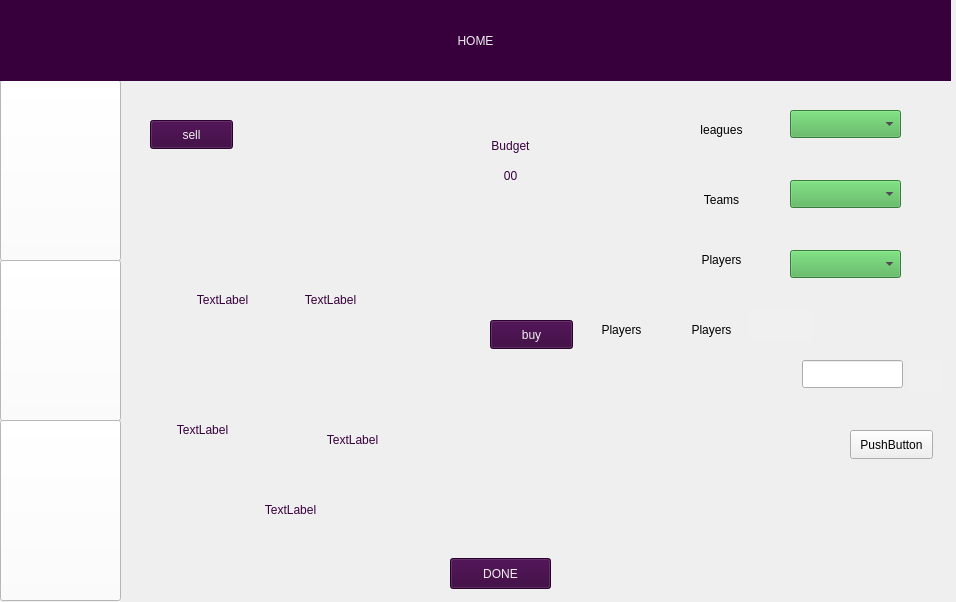
<?xml version="1.0" encoding="UTF-8"?>
<ui version="4.0">
 <class>user_play</class>
 <widget class="QDialog" name="user_play">
  <property name="geometry">
   <rect>
    <x>0</x>
    <y>0</y>
    <width>956</width>
    <height>602</height>
   </rect>
  </property>
  <property name="windowTitle">
   <string>Dialog</string>
  </property>
  <widget class="QLabel" name="label">
   <property name="geometry">
    <rect>
     <x>160</x>
     <y>140</y>
     <width>63</width>
     <height>20</height>
    </rect>
   </property>
   <property name="text">
    <string/>
   </property>
  </widget>
  <widget class="QStackedWidget" name="stackedWidget">
   <property name="geometry">
    <rect>
     <x>110</x>
     <y>70</y>
     <width>851</width>
     <height>621</height>
    </rect>
   </property>
   <property name="currentIndex">
    <number>1</number>
   </property>
   <widget class="QWidget" name="HOME">
    <widget class="QLabel" name="GW">
     <property name="geometry">
      <rect>
       <x>150</x>
       <y>80</y>
       <width>81</width>
       <height>51</height>
      </rect>
     </property>
     <property name="styleSheet">
      <string notr="true">font: 700 24pt &quot;Segoe UI&quot;;
color: rgb(55, 0, 60);</string>
     </property>
     <property name="text">
      <string>0</string>
     </property>
    </widget>
    <widget class="QLabel" name="Points">
     <property name="geometry">
      <rect>
       <x>170</x>
       <y>210</y>
       <width>71</width>
       <height>41</height>
      </rect>
     </property>
     <property name="styleSheet">
      <string notr="true">font: 700 24pt &quot;Segoe UI&quot;;
color: rgb(55, 0, 60);</string>
     </property>
     <property name="text">
      <string>10</string>
     </property>
    </widget>
    <widget class="QLabel" name="TOTAL_POINTS">
     <property name="geometry">
      <rect>
       <x>190</x>
       <y>330</y>
       <width>111</width>
       <height>41</height>
      </rect>
     </property>
     <property name="styleSheet">
      <string notr="true">font: 700 24pt &quot;Segoe UI&quot;;
color: rgb(55, 0, 60);</string>
     </property>
     <property name="text">
      <string>100</string>
     </property>
    </widget>
    <widget class="QLabel" name="p2_22">
     <property name="geometry">
      <rect>
       <x>580</x>
       <y>300</y>
       <width>81</width>
       <height>71</height>
      </rect>
     </property>
     <property name="styleSheet">
      <string notr="true">image: url(:/img/img/athlete.png);</string>
     </property>
     <property name="text">
      <string/>
     </property>
    </widget>
    <widget class="QLabel" name="p1_2">
     <property name="geometry">
      <rect>
       <x>230</x>
       <y>120</y>
       <width>591</width>
       <height>371</height>
      </rect>
     </property>
     <property name="styleSheet">
      <string notr="true">image: url(:/img/img/football-field (1).png);</string>
     </property>
     <property name="text">
      <string/>
     </property>
    </widget>
    <widget class="QLabel" name="p2_3">
     <property name="geometry">
      <rect>
       <x>550</x>
       <y>170</y>
       <width>81</width>
       <height>61</height>
      </rect>
     </property>
     <property name="styleSheet">
      <string notr="true">image: url(:/img/img/athlete.png);</string>
     </property>
     <property name="text">
      <string/>
     </property>
    </widget>
    <widget class="QLabel" name="p2_4">
     <property name="geometry">
      <rect>
       <x>390</x>
       <y>300</y>
       <width>81</width>
       <height>71</height>
      </rect>
     </property>
     <property name="styleSheet">
      <string notr="true">image: url(:/img/img/athlete.png);</string>
     </property>
     <property name="text">
      <string/>
     </property>
    </widget>
    <widget class="QLabel" name="p2_5">
     <property name="geometry">
      <rect>
       <x>490</x>
       <y>400</y>
       <width>81</width>
       <height>71</height>
      </rect>
     </property>
     <property name="styleSheet">
      <string notr="true">image: url(:/img/img/athlete.png);</string>
     </property>
     <property name="text">
      <string/>
     </property>
    </widget>
    <widget class="QLabel" name="p2_6">
     <property name="geometry">
      <rect>
       <x>410</x>
       <y>170</y>
       <width>81</width>
       <height>61</height>
      </rect>
     </property>
     <property name="styleSheet">
      <string notr="true">image: url(:/img/img/athlete.png);</string>
     </property>
     <property name="text">
      <string/>
     </property>
    </widget>
    <widget class="QLabel" name="p4">
     <property name="geometry">
      <rect>
       <x>560</x>
       <y>230</y>
       <width>63</width>
       <height>20</height>
      </rect>
     </property>
     <property name="text">
      <string>TextLabel</string>
     </property>
     <property name="alignment">
      <set>Qt::AlignCenter</set>
     </property>
    </widget>
    <widget class="QLabel" name="p5">
     <property name="geometry">
      <rect>
       <x>420</x>
       <y>230</y>
       <width>63</width>
       <height>20</height>
      </rect>
     </property>
     <property name="text">
      <string>TextLabel</string>
     </property>
     <property name="alignment">
      <set>Qt::AlignCenter</set>
     </property>
    </widget>
    <widget class="QLabel" name="p3">
     <property name="geometry">
      <rect>
       <x>590</x>
       <y>370</y>
       <width>63</width>
       <height>20</height>
      </rect>
     </property>
     <property name="text">
      <string>TextLabel</string>
     </property>
     <property name="alignment">
      <set>Qt::AlignCenter</set>
     </property>
    </widget>
    <widget class="QLabel" name="p2">
     <property name="geometry">
      <rect>
       <x>400</x>
       <y>370</y>
       <width>63</width>
       <height>20</height>
      </rect>
     </property>
     <property name="text">
      <string>TextLabel</string>
     </property>
     <property name="alignment">
      <set>Qt::AlignCenter</set>
     </property>
    </widget>
    <widget class="QLabel" name="p1">
     <property name="geometry">
      <rect>
       <x>500</x>
       <y>470</y>
       <width>63</width>
       <height>20</height>
      </rect>
     </property>
     <property name="text">
      <string>TextLabel</string>
     </property>
     <property name="alignment">
      <set>Qt::AlignCenter</set>
     </property>
    </widget>
    <widget class="QLabel" name="GW_2">
     <property name="geometry">
      <rect>
       <x>30</x>
       <y>80</y>
       <width>81</width>
       <height>51</height>
      </rect>
     </property>
     <property name="styleSheet">
      <string notr="true">font: 700 24pt &quot;Segoe UI&quot;;
color: rgb(55, 0, 60);</string>
     </property>
     <property name="text">
      <string>GW</string>
     </property>
    </widget>
    <widget class="QLabel" name="team_name">
     <property name="geometry">
      <rect>
       <x>420</x>
       <y>50</y>
       <width>211</width>
       <height>51</height>
      </rect>
     </property>
     <property name="styleSheet">
      <string notr="true">font: 700 24pt &quot;Segoe UI&quot;;
color: rgb(55, 0, 60);</string>
     </property>
     <property name="text">
      <string>GW</string>
     </property>
     <property name="alignment">
      <set>Qt::AlignCenter</set>
     </property>
    </widget>
    <widget class="QLabel" name="label_5">
     <property name="geometry">
      <rect>
       <x>80</x>
       <y>370</y>
       <width>71</width>
       <height>91</height>
      </rect>
     </property>
     <property name="styleSheet">
      <string notr="true">image: url(:/img/img/football.png);</string>
     </property>
     <property name="text">
      <string/>
     </property>
    </widget>
    <widget class="QLabel" name="label_6">
     <property name="geometry">
      <rect>
       <x>680</x>
       <y>70</y>
       <width>71</width>
       <height>91</height>
      </rect>
     </property>
     <property name="styleSheet">
      <string notr="true">image: url(:/img/img/football.png);</string>
     </property>
     <property name="text">
      <string/>
     </property>
    </widget>
    <widget class="QLabel" name="label_7">
     <property name="geometry">
      <rect>
       <x>640</x>
       <y>280</y>
       <width>71</width>
       <height>91</height>
      </rect>
     </property>
     <property name="styleSheet">
      <string notr="true">image: url(:/img/img/football.png);</string>
     </property>
     <property name="text">
      <string/>
     </property>
    </widget>
    <widget class="QLabel" name="label_10">
     <property name="geometry">
      <rect>
       <x>210</x>
       <y>220</y>
       <width>71</width>
       <height>91</height>
      </rect>
     </property>
     <property name="styleSheet">
      <string notr="true">image: url(:/img/img/football.png);</string>
     </property>
     <property name="text">
      <string/>
     </property>
    </widget>
    <widget class="QLabel" name="label_11">
     <property name="geometry">
      <rect>
       <x>280</x>
       <y>360</y>
       <width>71</width>
       <height>91</height>
      </rect>
     </property>
     <property name="styleSheet">
      <string notr="true">image: url(:/img/img/football.png);</string>
     </property>
     <property name="text">
      <string/>
     </property>
    </widget>
    <widget class="QLabel" name="label_16">
     <property name="geometry">
      <rect>
       <x>330</x>
       <y>50</y>
       <width>71</width>
       <height>91</height>
      </rect>
     </property>
     <property name="styleSheet">
      <string notr="true">image: url(:/img/img/football.png);</string>
     </property>
     <property name="text">
      <string/>
     </property>
    </widget>
    <widget class="QLabel" name="GW_3">
     <property name="geometry">
      <rect>
       <x>10</x>
       <y>200</y>
       <width>151</width>
       <height>51</height>
      </rect>
     </property>
     <property name="styleSheet">
      <string notr="true">font: 700 24pt &quot;Segoe UI&quot;;
color: rgb(55, 0, 60);</string>
     </property>
     <property name="text">
      <string>POINTS</string>
     </property>
    </widget>
    <widget class="QLabel" name="GW_4">
     <property name="geometry">
      <rect>
       <x>10</x>
       <y>320</y>
       <width>171</width>
       <height>61</height>
      </rect>
     </property>
     <property name="styleSheet">
      <string notr="true">font: 700 24pt &quot;Segoe UI&quot;;
color: rgb(55, 0, 60);</string>
     </property>
     <property name="text">
      <string>Over All</string>
     </property>
    </widget>
    <zorder>label_10</zorder>
    <zorder>label_7</zorder>
    <zorder>p1_2</zorder>
    <zorder>GW</zorder>
    <zorder>Points</zorder>
    <zorder>TOTAL_POINTS</zorder>
    <zorder>p2_22</zorder>
    <zorder>p2_3</zorder>
    <zorder>p2_4</zorder>
    <zorder>p2_5</zorder>
    <zorder>p2_6</zorder>
    <zorder>p4</zorder>
    <zorder>p5</zorder>
    <zorder>p3</zorder>
    <zorder>p2</zorder>
    <zorder>p1</zorder>
    <zorder>GW_2</zorder>
    <zorder>team_name</zorder>
    <zorder>label_5</zorder>
    <zorder>label_6</zorder>
    <zorder>label_11</zorder>
    <zorder>label_16</zorder>
    <zorder>GW_3</zorder>
    <zorder>GW_4</zorder>
   </widget>
   <widget class="QWidget" name="TRMARKET">
    <widget class="QLabel" name="p1_3">
     <property name="geometry">
      <rect>
       <x>-80</x>
       <y>130</y>
       <width>501</width>
       <height>321</height>
      </rect>
     </property>
     <property name="styleSheet">
      <string notr="true">image: url(:/img/img/football-field (1).png);</string>
     </property>
     <property name="text">
      <string/>
     </property>
    </widget>
    <widget class="QLabel" name="ptmp">
     <property name="geometry">
      <rect>
       <x>140</x>
       <y>430</y>
       <width>81</width>
       <height>20</height>
      </rect>
     </property>
     <property name="styleSheet">
      <string notr="true">font: 700 10pt &quot;Segoe UI&quot;;
color: rgb(55, 0, 60);</string>
     </property>
     <property name="text">
      <string>TextLabel</string>
     </property>
     <property name="alignment">
      <set>Qt::AlignCenter</set>
     </property>
    </widget>
    <widget class="QComboBox" name="Leagues">
     <property name="geometry">
      <rect>
       <x>680</x>
       <y>40</y>
       <width>111</width>
       <height>28</height>
      </rect>
     </property>
     <property name="styleSheet">
      <string notr="true">color: rgb(55, 0, 60);
background-color: rgb(76, 175, 80);</string>
     </property>
    </widget>
    <widget class="QComboBox" name="PLayers">
     <property name="geometry">
      <rect>
       <x>680</x>
       <y>180</y>
       <width>111</width>
       <height>28</height>
      </rect>
     </property>
     <property name="styleSheet">
      <string notr="true">color: rgb(55, 0, 60);
background-color: rgb(76, 175, 80);</string>
     </property>
    </widget>
    <widget class="QComboBox" name="Teams">
     <property name="geometry">
      <rect>
       <x>680</x>
       <y>110</y>
       <width>111</width>
       <height>28</height>
      </rect>
     </property>
     <property name="styleSheet">
      <string notr="true">color: rgb(55, 0, 60);
background-color: rgb(76, 175, 80);</string>
     </property>
    </widget>
    <widget class="QLabel" name="p3_7">
     <property name="geometry">
      <rect>
       <x>580</x>
       <y>180</y>
       <width>63</width>
       <height>20</height>
      </rect>
     </property>
     <property name="text">
      <string>Players</string>
     </property>
     <property name="alignment">
      <set>Qt::AlignCenter</set>
     </property>
    </widget>
    <widget class="QLabel" name="p3_8">
     <property name="geometry">
      <rect>
       <x>580</x>
       <y>120</y>
       <width>63</width>
       <height>20</height>
      </rect>
     </property>
     <property name="text">
      <string>Teams</string>
     </property>
     <property name="alignment">
      <set>Qt::AlignCenter</set>
     </property>
    </widget>
    <widget class="QLabel" name="p3_9">
     <property name="geometry">
      <rect>
       <x>580</x>
       <y>50</y>
       <width>63</width>
       <height>20</height>
      </rect>
     </property>
     <property name="text">
      <string>leagues</string>
     </property>
     <property name="alignment">
      <set>Qt::AlignCenter</set>
     </property>
    </widget>
    <widget class="QPushButton" name="PLayer_info">
     <property name="geometry">
      <rect>
       <x>640</x>
       <y>240</y>
       <width>61</width>
       <height>31</height>
      </rect>
     </property>
     <property name="cursor">
      <cursorShape>PointingHandCursor</cursorShape>
     </property>
     <property name="styleSheet">
      <string notr="true">image: url(:/img/img/icons8-info-64.png);
background-color: rgb(240, 240, 240);
border: 0px;</string>
     </property>
     <property name="text">
      <string/>
     </property>
    </widget>
    <widget class="QLabel" name="Player_namee">
     <property name="geometry">
      <rect>
       <x>480</x>
       <y>250</y>
       <width>63</width>
       <height>20</height>
      </rect>
     </property>
     <property name="text">
      <string>Players</string>
     </property>
     <property name="alignment">
      <set>Qt::AlignCenter</set>
     </property>
    </widget>
    <widget class="QLabel" name="Price">
     <property name="geometry">
      <rect>
       <x>570</x>
       <y>250</y>
       <width>63</width>
       <height>20</height>
      </rect>
     </property>
     <property name="text">
      <string>Players</string>
     </property>
     <property name="alignment">
      <set>Qt::AlignCenter</set>
     </property>
    </widget>
    <widget class="QLabel" name="ptmp_2">
     <property name="geometry">
      <rect>
       <x>202</x>
       <y>360</y>
       <width>81</width>
       <height>20</height>
      </rect>
     </property>
     <property name="styleSheet">
      <string notr="true">font: 700 10pt &quot;Segoe UI&quot;;
color: rgb(55, 0, 60);</string>
     </property>
     <property name="text">
      <string>TextLabel</string>
     </property>
     <property name="alignment">
      <set>Qt::AlignCenter</set>
     </property>
    </widget>
    <widget class="QLabel" name="ptmp_3">
     <property name="geometry">
      <rect>
       <x>52</x>
       <y>350</y>
       <width>81</width>
       <height>20</height>
      </rect>
     </property>
     <property name="styleSheet">
      <string notr="true">font: 700 10pt &quot;Segoe UI&quot;;
color: rgb(55, 0, 60);</string>
     </property>
     <property name="text">
      <string>TextLabel</string>
     </property>
     <property name="alignment">
      <set>Qt::AlignCenter</set>
     </property>
    </widget>
    <widget class="QLabel" name="ptmp_4">
     <property name="geometry">
      <rect>
       <x>180</x>
       <y>220</y>
       <width>81</width>
       <height>20</height>
      </rect>
     </property>
     <property name="styleSheet">
      <string notr="true">font: 700 10pt &quot;Segoe UI&quot;;
color: rgb(55, 0, 60);</string>
     </property>
     <property name="text">
      <string>TextLabel</string>
     </property>
     <property name="alignment">
      <set>Qt::AlignCenter</set>
     </property>
    </widget>
    <widget class="QLabel" name="ptmp_5">
     <property name="geometry">
      <rect>
       <x>72</x>
       <y>220</y>
       <width>81</width>
       <height>20</height>
      </rect>
     </property>
     <property name="styleSheet">
      <string notr="true">font: 700 10pt &quot;Segoe UI&quot;;
color: rgb(55, 0, 60);</string>
     </property>
     <property name="text">
      <string>TextLabel</string>
     </property>
     <property name="alignment">
      <set>Qt::AlignCenter</set>
     </property>
    </widget>
    <widget class="QPushButton" name="p4p">
     <property name="geometry">
      <rect>
       <x>190</x>
       <y>160</y>
       <width>61</width>
       <height>61</height>
      </rect>
     </property>
     <property name="cursor">
      <cursorShape>PointingHandCursor</cursorShape>
     </property>
     <property name="styleSheet">
      <string notr="true">image: url(:/img/img/athlete.png);
border:0px;</string>
     </property>
     <property name="text">
      <string/>
     </property>
    </widget>
    <widget class="QPushButton" name="p5p">
     <property name="geometry">
      <rect>
       <x>80</x>
       <y>160</y>
       <width>61</width>
       <height>61</height>
      </rect>
     </property>
     <property name="cursor">
      <cursorShape>PointingHandCursor</cursorShape>
     </property>
     <property name="styleSheet">
      <string notr="true">image: url(:/img/img/athlete.png);
border:0px;</string>
     </property>
     <property name="text">
      <string/>
     </property>
    </widget>
    <widget class="QPushButton" name="p3p">
     <property name="geometry">
      <rect>
       <x>60</x>
       <y>290</y>
       <width>61</width>
       <height>61</height>
      </rect>
     </property>
     <property name="cursor">
      <cursorShape>PointingHandCursor</cursorShape>
     </property>
     <property name="styleSheet">
      <string notr="true">image: url(:/img/img/athlete.png);
border:0px;</string>
     </property>
     <property name="text">
      <string/>
     </property>
    </widget>
    <widget class="QPushButton" name="p2p">
     <property name="geometry">
      <rect>
       <x>210</x>
       <y>300</y>
       <width>61</width>
       <height>61</height>
      </rect>
     </property>
     <property name="cursor">
      <cursorShape>PointingHandCursor</cursorShape>
     </property>
     <property name="styleSheet">
      <string notr="true">image: url(:/img/img/athlete.png);
border:0px;</string>
     </property>
     <property name="text">
      <string/>
     </property>
    </widget>
    <widget class="QPushButton" name="p1p">
     <property name="geometry">
      <rect>
       <x>140</x>
       <y>370</y>
       <width>61</width>
       <height>61</height>
      </rect>
     </property>
     <property name="cursor">
      <cursorShape>PointingHandCursor</cursorShape>
     </property>
     <property name="styleSheet">
      <string notr="true">image: url(:/img/img/athlete.png);
border:0px;</string>
     </property>
     <property name="text">
      <string/>
     </property>
    </widget>
    <widget class="QLabel" name="Now_budget">
     <property name="geometry">
      <rect>
       <x>350</x>
       <y>80</y>
       <width>101</width>
       <height>51</height>
      </rect>
     </property>
     <property name="styleSheet">
      <string notr="true">font: 700 12pt &quot;Segoe UI&quot;;
color: rgb(55, 0, 60);</string>
     </property>
     <property name="text">
      <string>00</string>
     </property>
     <property name="alignment">
      <set>Qt::AlignCenter</set>
     </property>
    </widget>
    <widget class="QPushButton" name="pushButton">
     <property name="geometry">
      <rect>
       <x>40</x>
       <y>50</y>
       <width>83</width>
       <height>29</height>
      </rect>
     </property>
     <property name="styleSheet">
      <string notr="true">


QPushButton#pushButton
{

	
	
	background-color: rgb(55, 0, 60);
	color: rgb(240, 240, 240);
}


QPushButton#pushButton:hover
{


   font: 700 10pt &quot;Segoe UI&quot;;
	background-color:  rgb(37, 255, 26);
}
</string>
     </property>
     <property name="text">
      <string>sell</string>
     </property>
    </widget>
    <widget class="QPushButton" name="BUY">
     <property name="geometry">
      <rect>
       <x>380</x>
       <y>250</y>
       <width>83</width>
       <height>29</height>
      </rect>
     </property>
     <property name="styleSheet">
      <string notr="true">


QPushButton#BUY
{

	
	
	background-color: rgb(55, 0, 60);
	color: rgb(240, 240, 240);
}


QPushButton#BUY:hover
{


   font: 700 10pt &quot;Segoe UI&quot;;
	background-color:  rgb(37, 255, 26);
}
</string>
     </property>
     <property name="text">
      <string>buy</string>
     </property>
    </widget>
    <widget class="QPushButton" name="BUY_2">
     <property name="geometry">
      <rect>
       <x>340</x>
       <y>488</y>
       <width>101</width>
       <height>31</height>
      </rect>
     </property>
     <property name="styleSheet">
      <string notr="true">


QPushButton#BUY_2
{

	
	
	background-color: rgb(55, 0, 60);
	font: 700 11pt &quot;Segoe UI&quot;;

	color: rgb(240, 240, 240);
}


QPushButton#BUY_2:hover
{


   font: 700 10pt &quot;Segoe UI&quot;;
	background-color:  rgb(37, 255, 26);
}
</string>
     </property>
     <property name="text">
      <string>DONE</string>
     </property>
    </widget>
    <widget class="QLabel" name="Now_budget_2">
     <property name="geometry">
      <rect>
       <x>350</x>
       <y>50</y>
       <width>101</width>
       <height>51</height>
      </rect>
     </property>
     <property name="styleSheet">
      <string notr="true">font: 700 12pt &quot;Segoe UI&quot;;
color: rgb(55, 0, 60);</string>
     </property>
     <property name="text">
      <string>Budget</string>
     </property>
     <property name="alignment">
      <set>Qt::AlignCenter</set>
     </property>
    </widget>
    <widget class="QPushButton" name="search_player">
     <property name="geometry">
      <rect>
       <x>800</x>
       <y>290</y>
       <width>31</width>
       <height>31</height>
      </rect>
     </property>
     <property name="styleSheet">
      <string notr="true">image: url(:/img/img/loupe.png);background-color: rgb(240, 240, 240);
border: 0px;</string>
     </property>
     <property name="text">
      <string/>
     </property>
    </widget>
    <widget class="QLineEdit" name="player_search_name">
     <property name="geometry">
      <rect>
       <x>692</x>
       <y>290</y>
       <width>101</width>
       <height>28</height>
      </rect>
     </property>
    </widget>
    <widget class="QLabel" name="lucky">
     <property name="geometry">
      <rect>
       <x>530</x>
       <y>350</y>
       <width>201</width>
       <height>121</height>
      </rect>
     </property>
     <property name="styleSheet">
      <string notr="true">image: url(:/img/img/lottery.png);</string>
     </property>
     <property name="text">
      <string/>
     </property>
    </widget>
    <widget class="QPushButton" name="pushButton_3">
     <property name="geometry">
      <rect>
       <x>740</x>
       <y>360</y>
       <width>83</width>
       <height>29</height>
      </rect>
     </property>
     <property name="text">
      <string>PushButton</string>
     </property>
    </widget>
   </widget>
   <widget class="QWidget" name="page">
    <widget class="QTableWidget" name="tableWidget">
     <property name="geometry">
      <rect>
       <x>100</x>
       <y>10</y>
       <width>231</width>
       <height>501</height>
      </rect>
     </property>
     <property name="styleSheet">
      <string notr="true">color: rgb(55, 0, 60);
font: 12pt &quot;Segoe UI&quot;;
selection-background-color: rgb(140, 220, 82);
background-color: rgb(255, 255, 255);</string>
     </property>
     <column>
      <property name="text">
       <string>Users</string>
      </property>
      <property name="font">
       <font>
        <pointsize>16</pointsize>
       </font>
      </property>
     </column>
     <column>
      <property name="text">
       <string>    TOT_Points</string>
      </property>
      <property name="font">
       <font>
        <pointsize>16</pointsize>
       </font>
      </property>
     </column>
    </widget>
    <widget class="QLabel" name="label_2">
     <property name="geometry">
      <rect>
       <x>210</x>
       <y>70</y>
       <width>791</width>
       <height>371</height>
      </rect>
     </property>
     <property name="styleSheet">
      <string notr="true">image: url(:/img/img/cup.png);</string>
     </property>
     <property name="text">
      <string>z</string>
     </property>
    </widget>
    <zorder>label_2</zorder>
    <zorder>tableWidget</zorder>
   </widget>
  </widget>
  <widget class="QPushButton" name="Home">
   <property name="geometry">
    <rect>
     <x>0</x>
     <y>80</y>
     <width>121</width>
     <height>181</height>
    </rect>
   </property>
   <property name="styleSheet">
    <string notr="true">


QPushButton#Home
{

	
	background-color: rgb(255, 255, 255);
 
	image: url(:/img/img/home.png);
}


QPushButton#Home:hover
{


   font: 700 10pt &quot;Segoe UI&quot;;
	background-color:  rgb(37, 255, 26);
}
</string>
   </property>
   <property name="text">
    <string/>
   </property>
  </widget>
  <widget class="QPushButton" name="TSM">
   <property name="geometry">
    <rect>
     <x>0</x>
     <y>260</y>
     <width>121</width>
     <height>161</height>
    </rect>
   </property>
   <property name="styleSheet">
    <string notr="true">


QPushButton#TSM
{

	
	background-color: rgb(255, 255, 255);
 
	
	image: url(:/img/img/left-right.png);
}


QPushButton#TSM:hover
{


   font: 700 10pt &quot;Segoe UI&quot;;
	background-color:  rgb(37, 255, 26);
}
</string>
   </property>
   <property name="text">
    <string/>
   </property>
  </widget>
  <widget class="QPushButton" name="STANDING">
   <property name="geometry">
    <rect>
     <x>0</x>
     <y>420</y>
     <width>121</width>
     <height>181</height>
    </rect>
   </property>
   <property name="styleSheet">
    <string notr="true">


QPushButton#STANDING
{

	
	background-color: rgb(255, 255, 255);
 
	
	image: url(:/img/img/seo.png);
}


QPushButton#STANDING:hover
{


   font: 700 10pt &quot;Segoe UI&quot;;
	background-color:  rgb(37, 255, 26);
}
</string>
   </property>
   <property name="text">
    <string/>
   </property>
  </widget>
  <widget class="QLabel" name="label_19">
   <property name="geometry">
    <rect>
     <x>350</x>
     <y>40</y>
     <width>20</width>
     <height>10</height>
    </rect>
   </property>
   <property name="styleSheet">
    <string notr="true">background-color: rgb(0, 255, 135);</string>
   </property>
   <property name="text">
    <string/>
   </property>
  </widget>
  <widget class="QLabel" name="label_8">
   <property name="geometry">
    <rect>
     <x>0</x>
     <y>0</y>
     <width>161</width>
     <height>81</height>
    </rect>
   </property>
   <property name="styleSheet">
    <string notr="true">image: url(:/img/img/logo_transparent.png);
background-color: rgb(55, 0, 60);</string>
   </property>
   <property name="text">
    <string/>
   </property>
  </widget>
  <widget class="QLabel" name="label_12">
   <property name="geometry">
    <rect>
     <x>540</x>
     <y>10</y>
     <width>20</width>
     <height>10</height>
    </rect>
   </property>
   <property name="styleSheet">
    <string notr="true">background-color: rgb(0, 255, 135);</string>
   </property>
   <property name="text">
    <string/>
   </property>
  </widget>
  <widget class="QLabel" name="label_17">
   <property name="geometry">
    <rect>
     <x>250</x>
     <y>10</y>
     <width>20</width>
     <height>10</height>
    </rect>
   </property>
   <property name="styleSheet">
    <string notr="true">background-color: rgb(0, 255, 135);</string>
   </property>
   <property name="text">
    <string/>
   </property>
  </widget>
  <widget class="QLabel" name="label_15">
   <property name="geometry">
    <rect>
     <x>360</x>
     <y>10</y>
     <width>20</width>
     <height>10</height>
    </rect>
   </property>
   <property name="styleSheet">
    <string notr="true">background-color: rgb(0, 255, 135);</string>
   </property>
   <property name="text">
    <string/>
   </property>
  </widget>
  <widget class="QLabel" name="label_14">
   <property name="geometry">
    <rect>
     <x>420</x>
     <y>10</y>
     <width>20</width>
     <height>10</height>
    </rect>
   </property>
   <property name="styleSheet">
    <string notr="true">background-color: rgb(0, 255, 135);</string>
   </property>
   <property name="text">
    <string/>
   </property>
  </widget>
  <widget class="QLabel" name="label_18">
   <property name="geometry">
    <rect>
     <x>520</x>
     <y>40</y>
     <width>20</width>
     <height>10</height>
    </rect>
   </property>
   <property name="styleSheet">
    <string notr="true">background-color: rgb(0, 255, 135);</string>
   </property>
   <property name="text">
    <string/>
   </property>
  </widget>
  <widget class="QLabel" name="label_23">
   <property name="geometry">
    <rect>
     <x>250</x>
     <y>40</y>
     <width>20</width>
     <height>10</height>
    </rect>
   </property>
   <property name="styleSheet">
    <string notr="true">background-color: rgb(0, 255, 135);</string>
   </property>
   <property name="text">
    <string/>
   </property>
  </widget>
  <widget class="QLabel" name="label_9">
   <property name="geometry">
    <rect>
     <x>160</x>
     <y>0</y>
     <width>791</width>
     <height>81</height>
    </rect>
   </property>
   <property name="styleSheet">
    <string notr="true">
background-color: rgb(55, 0, 60);</string>
   </property>
   <property name="text">
    <string/>
   </property>
  </widget>
  <widget class="QLabel" name="label_22">
   <property name="geometry">
    <rect>
     <x>300</x>
     <y>40</y>
     <width>20</width>
     <height>10</height>
    </rect>
   </property>
   <property name="styleSheet">
    <string notr="true">background-color: rgb(0, 255, 135);</string>
   </property>
   <property name="text">
    <string/>
   </property>
  </widget>
  <widget class="QLabel" name="label_20">
   <property name="geometry">
    <rect>
     <x>400</x>
     <y>40</y>
     <width>20</width>
     <height>10</height>
    </rect>
   </property>
   <property name="styleSheet">
    <string notr="true">background-color: rgb(0, 255, 135);</string>
   </property>
   <property name="text">
    <string/>
   </property>
  </widget>
  <widget class="QLabel" name="label_21">
   <property name="geometry">
    <rect>
     <x>460</x>
     <y>40</y>
     <width>20</width>
     <height>10</height>
    </rect>
   </property>
   <property name="styleSheet">
    <string notr="true">background-color: rgb(0, 255, 135);</string>
   </property>
   <property name="text">
    <string/>
   </property>
  </widget>
  <widget class="QLabel" name="label_13">
   <property name="geometry">
    <rect>
     <x>480</x>
     <y>10</y>
     <width>20</width>
     <height>10</height>
    </rect>
   </property>
   <property name="styleSheet">
    <string notr="true">background-color: rgb(0, 255, 135);</string>
   </property>
   <property name="text">
    <string/>
   </property>
  </widget>
  <widget class="QLabel" name="Current_page">
   <property name="geometry">
    <rect>
     <x>260</x>
     <y>10</y>
     <width>431</width>
     <height>61</height>
    </rect>
   </property>
   <property name="styleSheet">
    <string notr="true">font: 700 italic 28pt &quot;Times New Roman&quot;;
color: rgb(240, 240, 240);</string>
   </property>
   <property name="text">
    <string>HOME</string>
   </property>
   <property name="alignment">
    <set>Qt::AlignCenter</set>
   </property>
  </widget>
  <widget class="QPushButton" name="pushButton_2">
   <property name="geometry">
    <rect>
     <x>910</x>
     <y>0</y>
     <width>41</width>
     <height>41</height>
    </rect>
   </property>
   <property name="cursor">
    <cursorShape>PointingHandCursor</cursorShape>
   </property>
   <property name="styleSheet">
    <string notr="true">image: url(:/img/img/button.png);
background-color: rgb(55, 0, 60);
border:0px;</string>
   </property>
   <property name="text">
    <string/>
   </property>
  </widget>
  <widget class="QLabel" name="label_3">
   <property name="geometry">
    <rect>
     <x>730</x>
     <y>0</y>
     <width>191</width>
     <height>81</height>
    </rect>
   </property>
   <property name="styleSheet">
    <string notr="true">image: url(:/img/img/25ffd9fc6559f616f725dfba0a8c943f-removebg-preview.png);</string>
   </property>
   <property name="text">
    <string/>
   </property>
  </widget>
  <zorder>stackedWidget</zorder>
  <zorder>label</zorder>
  <zorder>Home</zorder>
  <zorder>TSM</zorder>
  <zorder>STANDING</zorder>
  <zorder>label_19</zorder>
  <zorder>label_8</zorder>
  <zorder>label_12</zorder>
  <zorder>label_17</zorder>
  <zorder>label_15</zorder>
  <zorder>label_14</zorder>
  <zorder>label_18</zorder>
  <zorder>label_23</zorder>
  <zorder>label_22</zorder>
  <zorder>label_20</zorder>
  <zorder>label_21</zorder>
  <zorder>label_13</zorder>
  <zorder>label_9</zorder>
  <zorder>Current_page</zorder>
  <zorder>pushButton_2</zorder>
  <zorder>label_3</zorder>
 </widget>
 <resources/>
 <connections/>
</ui>
